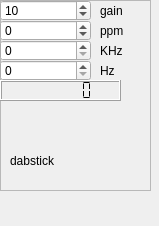
<?xml version="1.0" encoding="UTF-8"?>
<ui version="4.0">
 <class>dabstickWidget</class>
 <widget class="QWidget" name="dabstickWidget">
  <property name="geometry">
   <rect>
    <x>0</x>
    <y>0</y>
    <width>159</width>
    <height>226</height>
   </rect>
  </property>
  <property name="windowTitle">
   <string>Form</string>
  </property>
  <widget class="QFrame" name="contents">
   <property name="geometry">
    <rect>
     <x>0</x>
     <y>0</y>
     <width>151</width>
     <height>191</height>
    </rect>
   </property>
   <property name="frameShape">
    <enum>QFrame::StyledPanel</enum>
   </property>
   <property name="frameShadow">
    <enum>QFrame::Raised</enum>
   </property>
   <widget class="QLCDNumber" name="rateDisplay">
    <property name="geometry">
     <rect>
      <x>0</x>
      <y>80</y>
      <width>121</width>
      <height>21</height>
     </rect>
    </property>
    <property name="digitCount">
     <number>7</number>
    </property>
    <property name="segmentStyle">
     <enum>QLCDNumber::Flat</enum>
    </property>
   </widget>
   <widget class="QLabel" name="label">
    <property name="geometry">
     <rect>
      <x>10</x>
      <y>150</y>
      <width>101</width>
      <height>21</height>
     </rect>
    </property>
    <property name="text">
     <string>dabstick</string>
    </property>
   </widget>
   <widget class="QSpinBox" name="externalGain">
    <property name="geometry">
     <rect>
      <x>0</x>
      <y>0</y>
      <width>91</width>
      <height>21</height>
     </rect>
    </property>
    <property name="maximum">
     <number>103</number>
    </property>
    <property name="value">
     <number>10</number>
    </property>
   </widget>
   <widget class="QSpinBox" name="f_correction">
    <property name="geometry">
     <rect>
      <x>0</x>
      <y>20</y>
      <width>91</width>
      <height>21</height>
     </rect>
    </property>
    <property name="minimum">
     <number>-100</number>
    </property>
    <property name="maximum">
     <number>100</number>
    </property>
   </widget>
   <widget class="QSpinBox" name="KhzOffset">
    <property name="geometry">
     <rect>
      <x>0</x>
      <y>40</y>
      <width>91</width>
      <height>21</height>
     </rect>
    </property>
    <property name="maximum">
     <number>1000000</number>
    </property>
   </widget>
   <widget class="QSpinBox" name="HzOffset">
    <property name="geometry">
     <rect>
      <x>0</x>
      <y>60</y>
      <width>91</width>
      <height>21</height>
     </rect>
    </property>
    <property name="maximum">
     <number>999</number>
    </property>
   </widget>
   <widget class="QLabel" name="label_2">
    <property name="geometry">
     <rect>
      <x>100</x>
      <y>60</y>
      <width>51</width>
      <height>21</height>
     </rect>
    </property>
    <property name="text">
     <string>Hz</string>
    </property>
   </widget>
   <widget class="QLabel" name="label_3">
    <property name="geometry">
     <rect>
      <x>100</x>
      <y>40</y>
      <width>41</width>
      <height>21</height>
     </rect>
    </property>
    <property name="text">
     <string>KHz</string>
    </property>
   </widget>
   <widget class="QLabel" name="label_4">
    <property name="geometry">
     <rect>
      <x>100</x>
      <y>20</y>
      <width>51</width>
      <height>21</height>
     </rect>
    </property>
    <property name="text">
     <string>ppm</string>
    </property>
   </widget>
   <widget class="QLabel" name="label_5">
    <property name="geometry">
     <rect>
      <x>100</x>
      <y>0</y>
      <width>41</width>
      <height>21</height>
     </rect>
    </property>
    <property name="text">
     <string>gain</string>
    </property>
   </widget>
  </widget>
 </widget>
 <resources/>
 <connections/>
</ui>
